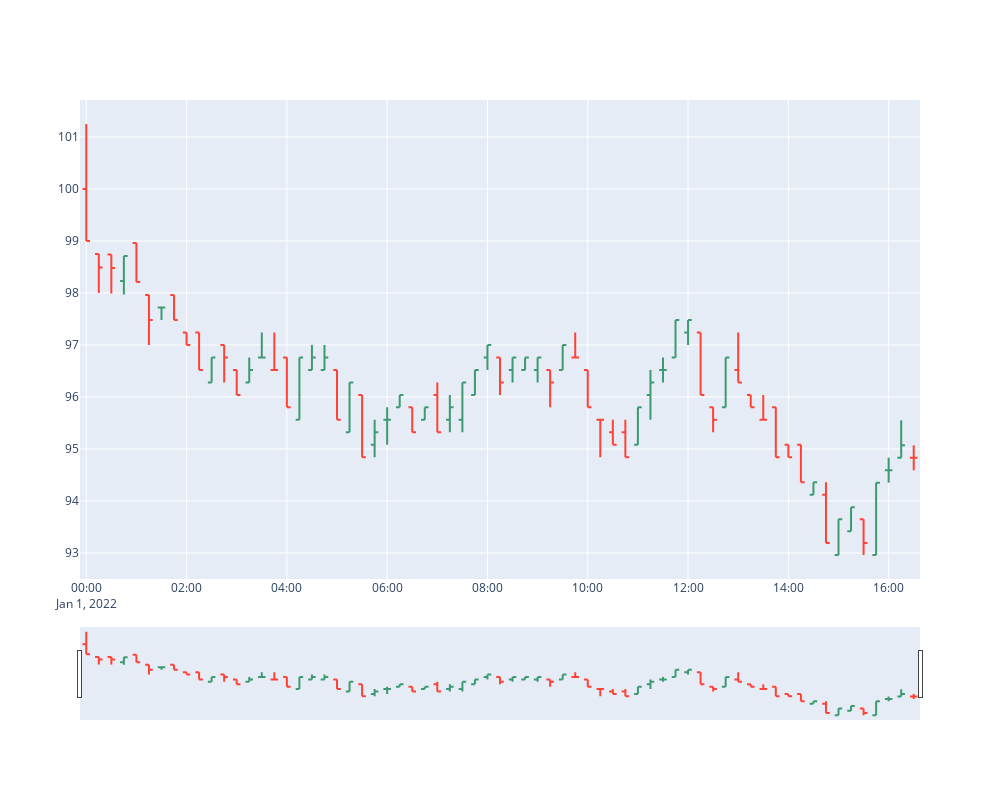

Notebook code for this chart:
### Markdown cell above
### Plot the results

### Code cell
from source.backend.helpers import plot_bars
df_15min = sim.get_price_bars(ticker=tickers[0], bar_size='15Min')
plot_bars(df_15min)
